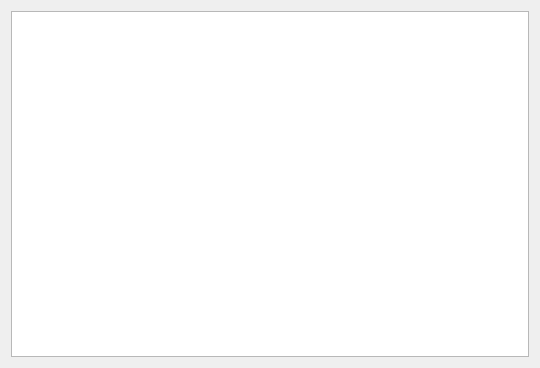
<?xml version="1.0" encoding="UTF-8"?>
<ui version="4.0">
 <class>Widget</class>
 <widget class="QWidget" name="Widget">
  <property name="geometry">
   <rect>
    <x>0</x>
    <y>0</y>
    <width>540</width>
    <height>368</height>
   </rect>
  </property>
  <property name="windowTitle">
   <string>Widget</string>
  </property>
  <layout class="QVBoxLayout" name="verticalLayout">
   <item>
    <widget class="QTableView" name="tableView"/>
   </item>
  </layout>
 </widget>
 <resources/>
 <connections/>
</ui>
